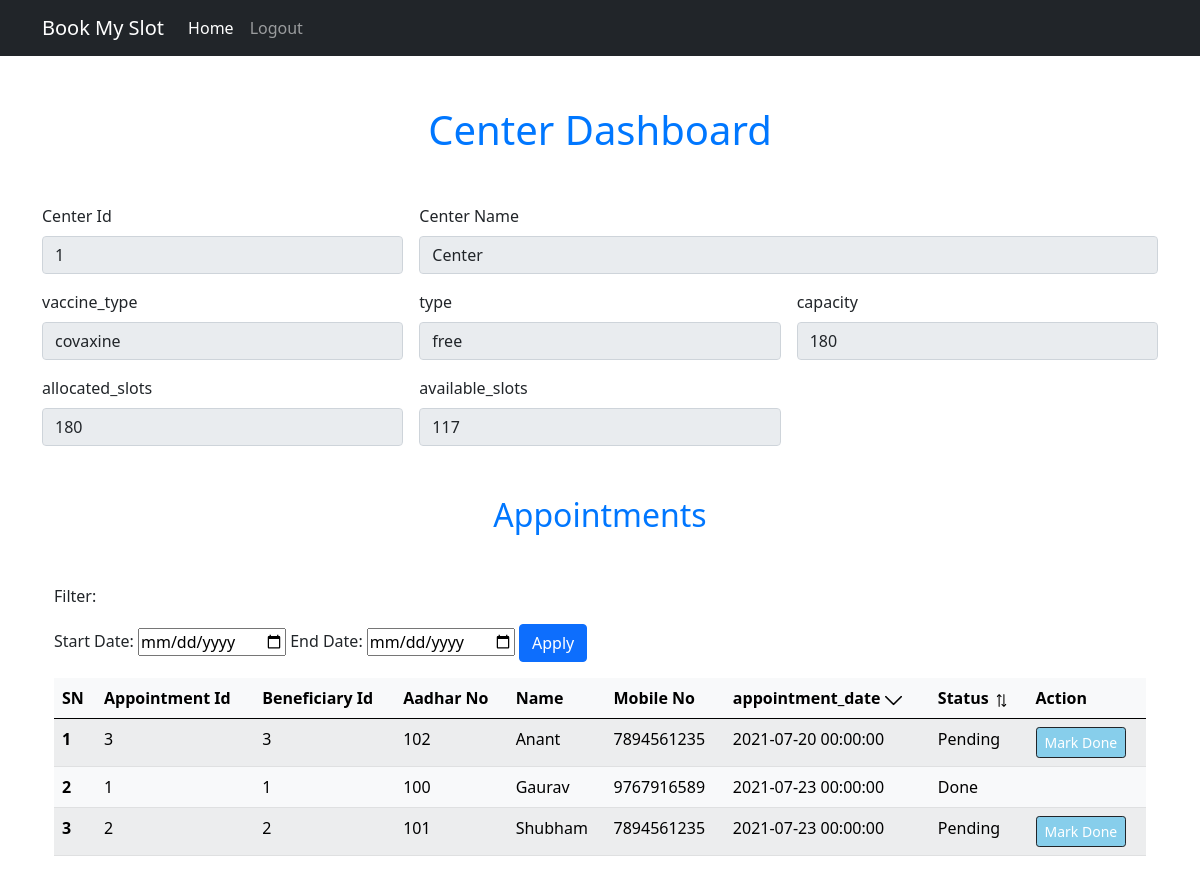
The app's page /center_dashboard?sort_by=appointment_date&order=asc (signed in) with its own data.
### models.py (models this page shows)
class Center(db.Model):
    __tablename__= 'centers'
    center_id=db.Column(db.Integer, primary_key=True)
    center_name=db.Column(db.String(100), nullable=False)
    city=db.Column(db.String(100), nullable=False)
    district=db.Column(db.String(100), nullable=False)
    pin_code=db.Column(db.String(100), nullable=False)
    capacity=db.Column(db.String(100),nullable=False)
    allocated_slots=db.Column(db.Integer, nullable=False)
    available_slots=db.Column(db.Integer, nullable=False)
    vaccine_type=db.Column(db.String(100),nullable=False)
    type=db.Column(db.String, nullable=False)

class Bookings(db.Model):
    __tablename__= 'bookings'
    booking_id=db.Column(db.Integer, primary_key=True)
    user_id=db.Column(db.Integer,db.ForeignKey('users.id'))
    center_id=db.Column(db.Integer,db.ForeignKey('centers.center_id'))
    vaccine=db.Column(db.String(100),default='V1')
    type=db.Column(db.String,default='free')
    booking_date=db.Column(db.DateTime, default=datetime.datetime.utcnow())
    appointment_date=db.Column(db.DateTime, default=datetime.datetime.utcnow())
    status=db.Column(db.String(50), default='Pending')

class User(db.Model,UserMixin):
    __tablename__= 'users'
    id=db.Column(db.Integer, primary_key=True)
    first_name=db.Column(db.String(100), nullable=False)
    last_name=db.Column(db.String(100), nullable=False)
    aadhar_no=db.Column(db.Integer(), nullable=False,unique=True)
    birth_year=db.Column(db.Integer(), nullable=False)
    email=db.Column(db.String(100),nullable=False)
    mobile_no=db.Column(db.Integer(), nullable=False)
    password=db.Column(db.String(100), nullable=False)
    dose = db.Column(db.Integer(), nullable=True)

### routes.py (the view)
@app.route("/center_dashboard")
@login_required
def center_dashboard():
    if is_authorized_staff():
        try:
            center_data =get_center(current_user.center_id)
            order = request.args.get("order")
            sort_by = request.args.get("sort_by")
            start_date = request.args.get("start_date")
            end_date = request.args.get("end_date")
            user_appo_data=user_and_appo_data_sroted(current_user.center_id,sort_by=sort_by, order=order,start_date=start_date,end_date=end_date)
            logged_in_staff_data = get_staff_data(current_user.staff_id)
            errmsg=""
            if session.get("errmsg"):
                errmsg = session.get("errmsg")
                flash(errmsg,"danger")
            return render_template('center_dashboard.html', center=center_data,data=user_appo_data,logged_in_staff_data=logged_in_staff_data)
        except:
            flash("Some error occured, Try again later...","danger")
            return render_template('staff_login.html')
    else:
        flash("You are not a authorised staff to access this page","warning")
        return redirect(url_for("staff_login")),403

### auth.py (called while the page is built)
@login_manager.user_loader
def load_user(user_id):
    user=session.get('user_cat')
    if user == "Staff":
        return Staff.query.get(user_id)
    else:
        return User.query.get(user_id)

def is_authorized_staff():
    if not(session["user_cat"]=="Staff"):
        return False
    else:
        return True

### models.py (called while the page is built)
def get_staff_data(staff_id):
    result = Staff.query.get(staff_id)
    staff = staff_schema.dump(result)
    return staff

def get_center(center_id):
    result = Center.query.get(center_id)
    center = center_schema.dump(result)
    return center

### templates/center_dashboard.html (shortened to what this page needs)
{% extends 'base.html' %}
{% block body %}
<div class="container profile-container">
    <h1 class="center-text heading">Center Dashboard</h1>
    <form class="row g-3 " >
        {% if center %}
        {% set center_id=center.center_id %}
        {% set center_name=center.center_name %}
        {% set vaccine_type=center.vaccine_type %}
        {% set type=center.type %}
        {% set capacity=center.capacity%}
        {% set allocated_slots=center.allocated_slots%}
        {% set available_slots=center.available_slots%}
        {% set allocated_slots=center.allocated_slots%}
        {% else %}
        {% set center_id=NA %}
        {% set center_name=NA %}
        {% set vaccine_type=NA %}
        {% set type=NA %}
        {% set capacity=NA %}
        {% set allocated_slots= NA %}
        {% set available_slots= NA %}
        {% set allocated_slots= NA %}
        {% endif %}
        <div class="col-md-4">
            <label for="center_id" class="form-label">Center Id</label>
            <input type="number" class="form-control" id="center_id" value={{center_id}} disabled>
        </div>
        <div class="col-md-8">
            <label for="center_name" class="form-label">Center Name</label>
            <input type="text" class="form-control" id="name" name="center_name" value={{center_name}} disabled>
        </div>
        <div class="col-md-4">
            <label for="vaccine_type" class="form-label">vaccine_type</label>
            <input type="text" class="form-control" id="vaccine_type" value={{vaccine_type}} disabled>
        </div>
        <div class="col-md-4">
            <label for="type" class="form-label">type</label>
            <input type="text" class="form-control" id="vaccine_type" value={{type}} disabled>
        </div>
        <div class="col-md-4">
            <label for="capacity" class="form-label">capacity</label>
            <input type="number" class="form-control" id="capacity" value="{{capacity}}" disabled>
        </div>
        <div class="col-md-4">
            <label for="allocated_slots" class="form-label">allocated_slots</label>
            <input type="number" class="form-control" id="allocated_slots" value="{{allocated_slots}}" disabled>
        </div>
        <div class="col-md-4">
            <label for="available_slots" class="form-label">available_slots</label>
            <input type="number" class="form-control" id="available_slots" value="{{available_slots}}" disabled>
        </div>
    </form>
    <div class="container my-4">
        <h2 class="center-text heading">Appointments</h2>
        <div>
          <p>Filter:
              {% if request.args.get('start_date') %}
                  Start Date:
                  <input type="text" name="start_date" id="start_date" placeholder="{{request.args.get('start_date')}}" required>
                  End Date:
                  <input type="text" name="end_date" id="end_date" placeholder="{{request.args.get('end_date')}}" required>
                  <a href="{{url_for('center_dashboard')}}"><button class="btn btn-primary "> Cancle</button></a>
              {% else %}
              <form action="" method="GET">
                Start Date:
                <input type="date" name="start_date" id="start_date" required>
                End Date:
                <input type="date" name="end_date" id="end_date" required>
                <button type="submit" class="btn btn-primary">Apply</button>
              </form>
              {% endif %}
          </p>
        </div>
          {% if data|length ==0 %}
          <div class="alert alert-warning" role="alert">
            No Appointments...
          </div>
          {% else %}
      <table class="table table-light table-striped">
        <thead>
            <tr>
              <th scope="col">SN</th>
              <th scope="col">Appointment Id</th>
              <th scope="col">Beneficiary Id </th>
              <th scope="col">Aadhar No</th>
              <th scope="col">Name</th>
              <th scope="col">Mobile No</th>
              <th scope="col">appointment_date
                {% if request.args.get('order') and request.args.get('sort_by')=='appointment_date' %}
                    {% if request.args.get('order')=='asc' %}
                      <a href="{{ url_for('center_dashboard',sort_by='appointment_date',order='desc') }}" >
                        <img class="sort-icon" src="{{ url_for('static',filename='images/d_arrow.png') }}" alt="">
                      </a>
                    {% else %}
                    <a href="{{ url_for('center_dashboard',sort_by='appointment_date',order='asc') }}" >
                      <img class="sort-icon" src="{{ url_for('static',filename='images/u_arrow.png') }}" alt="">
                    </a>
                    {% endif %}
                {% else %}
                  <a href="{{ url_for('center_dashboard',sort_by='appointment_date',order='desc') }}" >
                    <img class="sort-icon" src="{{ url_for('static',filename='images/sort.png') }}" alt="">
                  </a>
                {% endif %}
              </th>
              <th scope="col">Status
                {% if request.args.get('order') and request.args.get('sort_by')=='status' %}
                    {% if request.args.get('order')=='asc' %}
                      <a href="{{ url_for('center_dashboard',sort_by='status',order='desc') }}" >
                        <img class="sort-icon" src="{{ url_for('static',filename='images/d_arrow.png') }}" alt="">
                      </a>
                    {% else %}
                    <a href="{{ url_for('center_dashboard',sort_by='status',order='asc') }}" >
                      <img class="sort-icon" src="{{ url_for('static',filename='images/u_arrow.png') }}" alt="">
                    </a>
                    {% endif %}
                {% else %}
                  <a href="{{ url_for('center_dashboard',sort_by='status',order='desc') }}" >
                    <img class="sort-icon" src="{{ url_for('static',filename='images/sort.png') }}" alt="">
                  </a>
                {% endif %}
              </th>
              <th scope="col">Action</th>
            </tr>
          </thead>
          <tbody>
            {% for d in data %}
              <tr>
                <th scope="row">{{loop.index}}</th>
                <td>{{d.booking_id}}</td>
                <td>{{d.user_id}}</td>
                <td>{{d.aadhar_no}}</td>
                <td>{{d.first_name}}</td>
                <td>{{d.mobile_no}}</td>
                {% set date = d.appointment_date %}
                <td>{{date}}</td>
                <td>{{d.status}}</td>
                <td>
                  {% if not d.status == "Done" %}
                  <a href="/shot_done/{{d.user_id}}" class="btn btn-dark btn-sm shot_done_btn">Mark Done</a>
                  {% endif  %}
              </tr>
              {% endfor %}
          </tbody>
      </table>
      {% endif %}
    </div>
</div>
{% endblock body %}

### static/css/style.css (style rules this page uses)
.heading { margin: 50px auto; text-align: center; color: rgb(0, 119, 255); }
.center-text { text-align: center; }
.shot_done_btn { background-color: skyblue; }
.sort-icon { height: 17px; }

### records on screen
Center: vaccine_type "covaxine", type "free", capacity "180"
Bookings: booking_id "3", user_id "3", aadhar_no "102", first_name "Anant", mobile_no "7894561235", appointment_date "2021-07-20 00:00:00", status "Pending"
Bookings: booking_id "1", user_id "1", aadhar_no "100", first_name "Gaurav", mobile_no "9767916589", appointment_date "2021-07-23 00:00:00", status "Done"
Bookings: booking_id "2", user_id "2", aadhar_no "101", first_name "Shubham", mobile_no "7894561235", appointment_date "2021-07-23 00:00:00", status "Pending"
